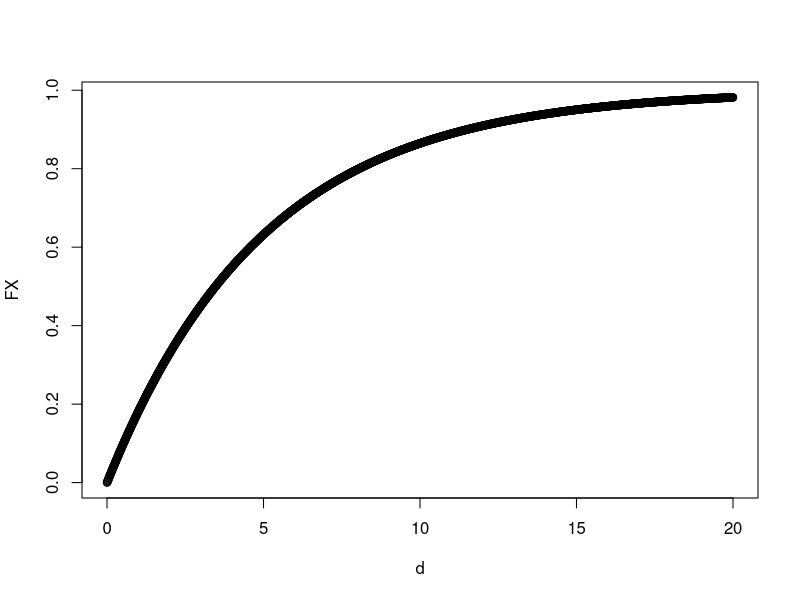
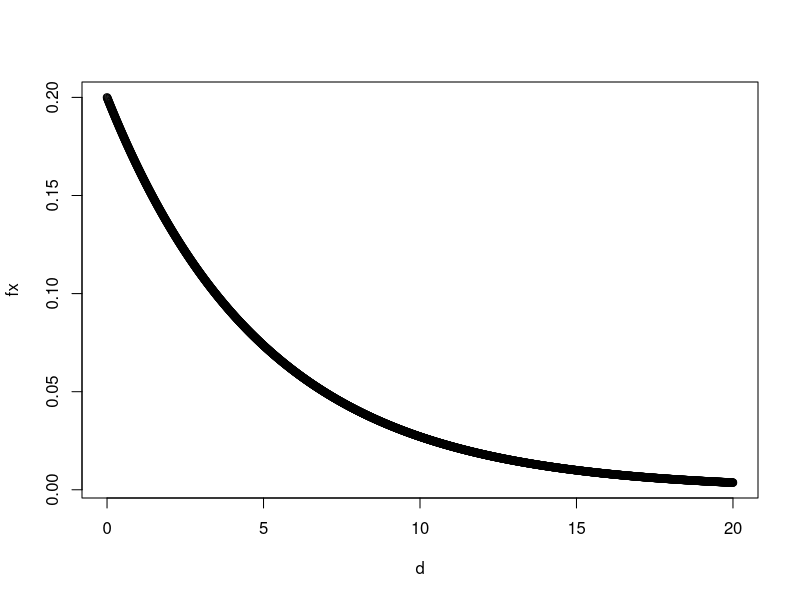
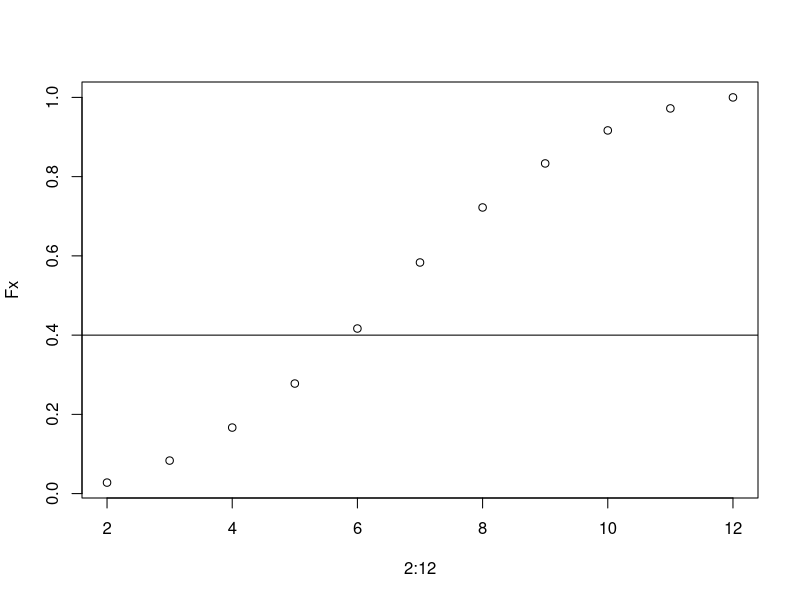
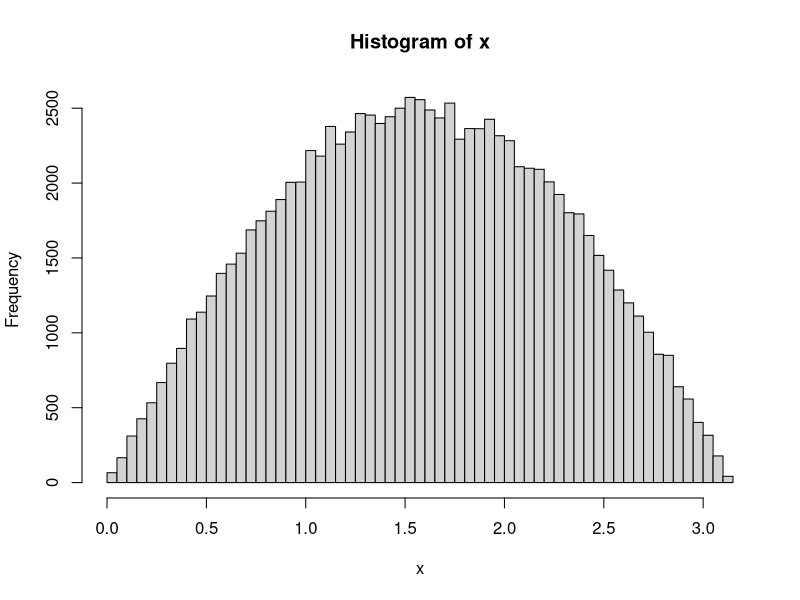
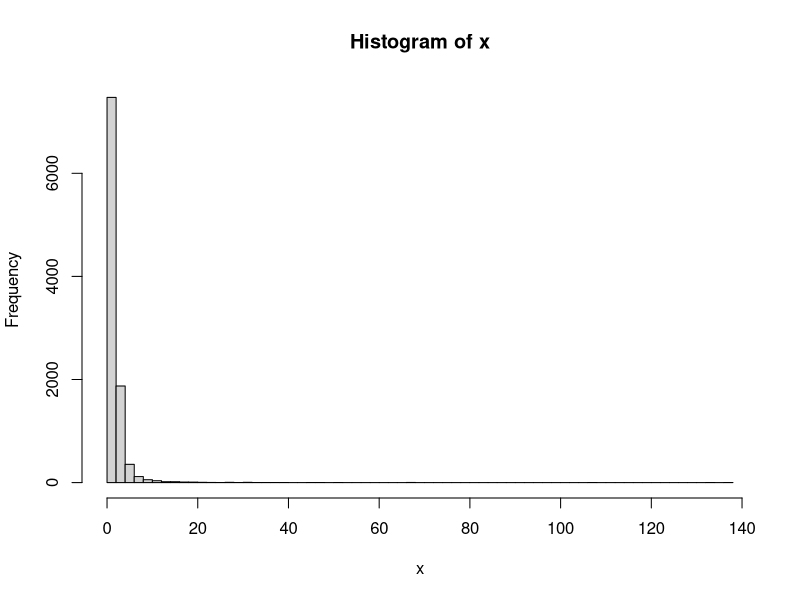
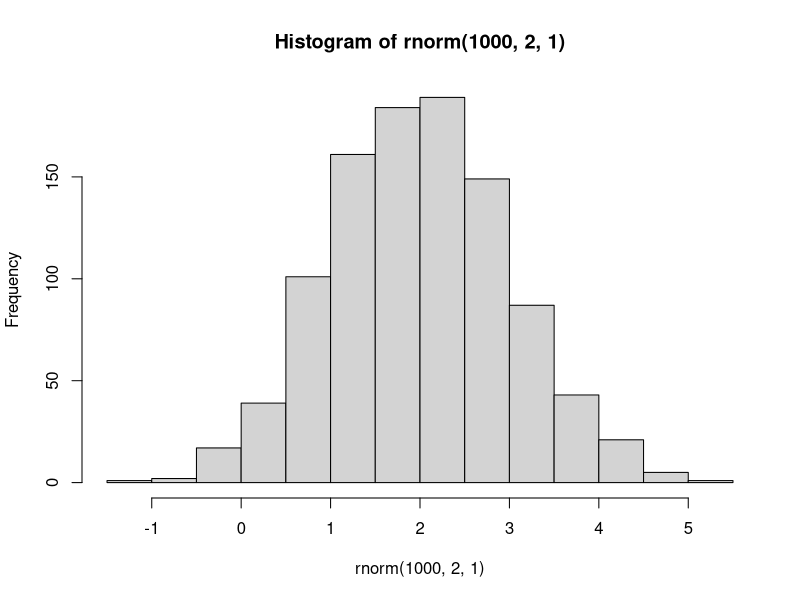
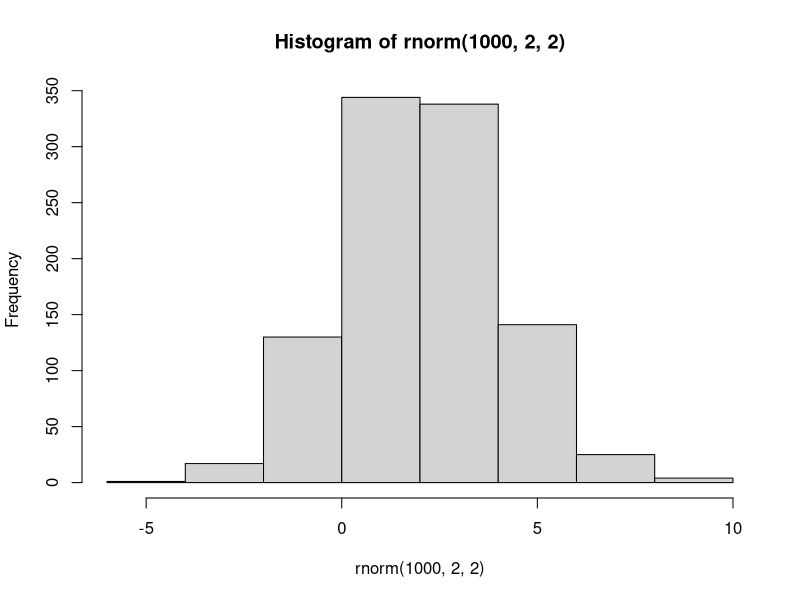
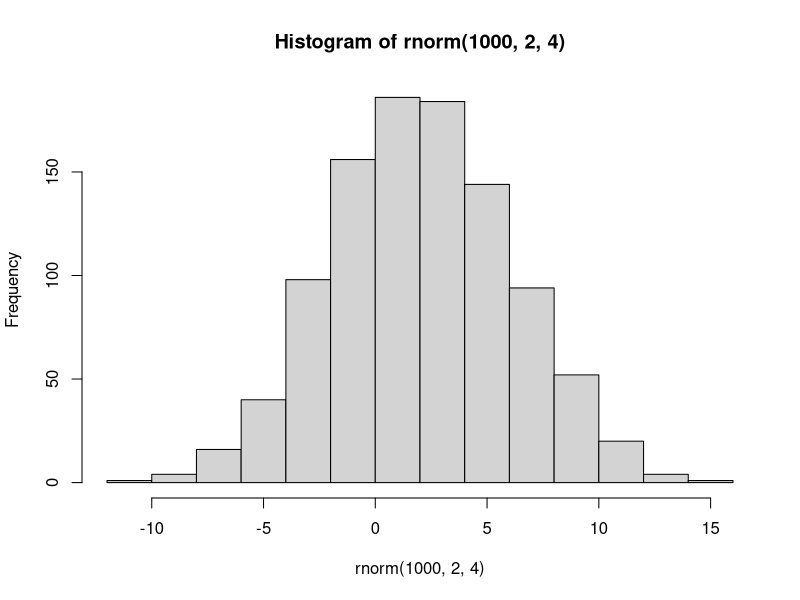

Source code (R) for these figures, in order:
## Lezione 3 - Teoria delle distribuzioni

# Es. 1
# fare il grafico della funzione di ripartizione
d = seq(0,20,0.01)
lambda = 0.2;
FX = (1 - exp(-lambda*d))

plot(d,FX)

# fare il grafico della funzione di densità

fx = lambda*exp(-lambda*d)
plot(d,fx)

# Es. 4
x <- c(2:12)
fx <- c(1:6, 5:1)/36

# mean
mu <- x %*% fx

# variance
va <- x^2 %*% fx - mu^2

# F_x
Fx = cumsum(fx) 

plot(2:12,Fx)
abline(a = 0.4,b = 0)

# Es. 8
u <- runif(1e5,min = 0, max = 1) # hist(u)
x <- acos(1 - 2*u)
hist(x, 50)

mean(x) - pi/2


# Es. 9
lambda <- 2
u <- runif(1e4,min = 0, max = 1) # hist(u)
x <- u^(-1/lambda)
hist(x, 50)

mean(x)
lambda/ (lambda-1)

# R - Es. 1
hist(rnorm(1000, 2, 1))
hist(rnorm(1000, 2, 2))
hist(rnorm(1000, 2, 4))
hist(rnorm(1000, 2, 6))

# ii)
x = seq(-4,4,by = 0.01)
plot(x,dnorm(x,0,1),type="l")
points(x,dnorm(x,0,2),type="l",col="red")


# R - Es. 2
# i)
X = rnorm(1000, 2, 1)
Y = rnorm(1000, 2, 2)
mean(X + Y) # 2+2
var(X + Y)  # 1^2+2^2

# ii)
quantile(X,0.25)
quantile(X,0.5)
quantile(X,0.75) 
quantile(X) 

# iii)
# P(-1 <= X <= 5) = F_X(b) - F_X(a)
pnorm(5,2,1)- pnorm(-1,2,1)

# R - Es. 3
# i)
X = rnorm(10000, 2, 1)
Y = rnorm(10000, 2, 2) + X
mean(X + Y) # 2+4
var(X + Y) # 1^2 + 1^2 + 2^2 + 2*cov(X,Y)


# R - Es. 4
hist(rexp(1000, 1))
hist(rexp(1000, 3))
hist(rexp(1000, 9))
hist(rexp(1000, 10))

mean(rexp(100000, 2)) # 1 / lambda
var(rexp(1000, 2)) # 1 / lambda^2


